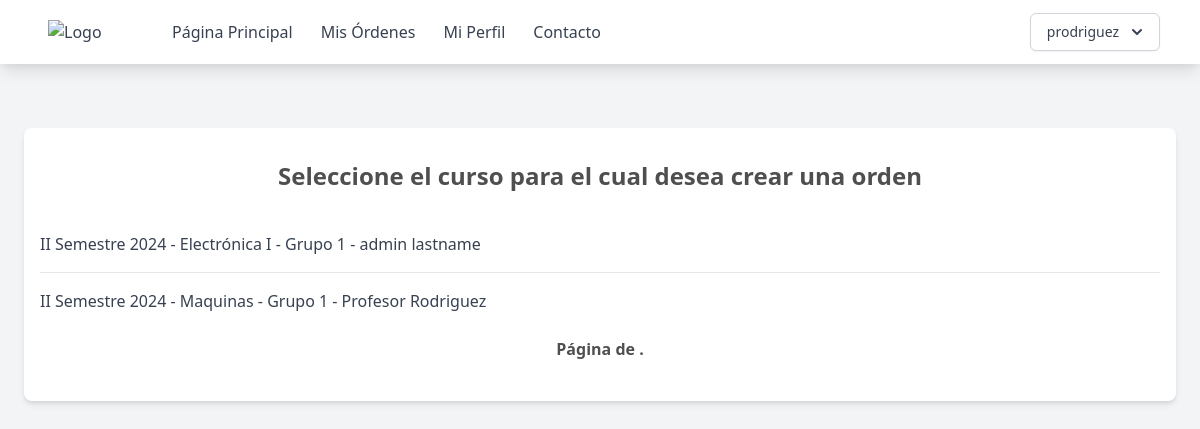
The app's page /orden/grupos (signed in) with its own data.
### supply_room/models.py (models this page shows, shortened)
class Users(AbstractUser):
    name = models.CharField(max_length=200)
    email = models.EmailField(unique=True)
    role = models.CharField(max_length=200, choices=ROLE_CHOICES, default="student")
    student_id = models.CharField(max_length=200, null=True, blank=True)
    username = models.CharField(max_length=50, null=True)
    groups = models.ManyToManyField(
        "ClassGroups", related_name="group_student", blank=True
    )
    orders = models.ManyToManyField("Order", related_name="order_student", blank=True)
    objects = CustomUserManager()
    USERNAME_FIELD = "email"
    REQUIRED_FIELDS = ["name", "role"]

class ClassGroups(models.Model):
    number = models.PositiveIntegerField(verbose_name='Numero de Curso:')
    year = models.PositiveIntegerField(verbose_name='Año', default=2024)
    term = models.CharField(
        max_length=3, choices=TERM_CHOICES, default="I", verbose_name='Semestre'
    )
    professor = models.ForeignKey(
        Users, related_name="group_professor", on_delete=models.PROTECT, verbose_name='Profesor'
    )
    class_id = models.ForeignKey(Class, on_delete=models.PROTECT, verbose_name='Clase')
    student = models.ManyToManyField(
        Users, related_name="group_student", through=Users.groups.through, blank=True, verbose_name='Estudiantes'
    )
    @property
    def semester(self):
        return f"{self.term} Semestre {str(self.year)}"

class Class(models.Model):
    name = models.CharField(max_length=200)
    code = models.CharField(max_length=200)

### supply_room/views.py (the view)
class OrderGroupList(TeacherOrStudentRoleCheck, View):
    def get(self, request, *args, **kwargs):
        return render(
            request,
            "page/crear-orden-grupos.html",
            {"object_list": request.user.groups.order_by("-year", "-term").all()},
        )

### supply_room/utils.py (called while the page is built)
    def test_func(self):
        print(self.request.user.role)
        return self.request.user.role == 'teacher' or self.request.user.role == 'student'

### templates/page/crear-orden-grupos.html (shortened to what this page needs)
{% extends "base.html" %} {% block content %}
<div class="max-w-6xl mx-auto px-4 py-8 bg-white rounded-lg shadow-md mt-16">
    <h2 class="text-2xl font-bold mb-6 text-center">Seleccione el curso para el cual desea crear una orden</h2>
    <ul class="divide-y divide-gray-200">
        {% for object in object_list %}
        <li class="py-4">
            <div class="flex justify-between items-center  ">
                <a href="{% url 'crear-orden' pk=object.id %}" class="text-gray-700">{{ object.semester }} - {{ object.class_id.name }} -  Grupo {{ object.number }} - {{object.professor.name}}</a>
            </div>
        </li>
        {% empty %}
        <li class="py-4 text-center text-gray-500">No objects yet.</li>
        {% endfor %}
    </ul>
    <div class="pagination ">
    <div class="step-links flex w-full justify-between items-center p-2">
        <span class="current font-bold mx-4">
            Página {{ page_obj.number }} de {{ page_obj.paginator.num_pages }}.
        </span>
    </div>
</div>
</div>
{% endblock %}

### templates/base.html (shortened to what this page needs)
{% load static %}
<!DOCTYPE html>
<html lang="en">
  <head>
    <link href="{% static 'output.css' %}" rel="stylesheet" />
    <link href="https://cdn.jsdelivr.net/npm/tailwindcss@2.2.19/dist/tailwind.min.css" rel="stylesheet">
  </head>
  <body class="bg-gray-100 h-full min-h-screen">
    <nav class="bg-white shadow-lg">
      <div class="max-w-6xl mx-auto px-4">
        <div class="flex justify-between">
          <div class="flex space-x-4">
            <div>
              <a href="{% url 'home' %}" class="flex items-center py-5 px-2 text-gray-700">
                <img src="https://eie.ucr.ac.cr/static/img/logos/EIE_v.png" alt="Logo" class="w-20 mr-2">
              </a>
            </div>
            <div class="hidden md:flex items-center space-x-1">
              <a href="{% url 'home' %}" class="py-5 px-3 text-gray-700 hover:text-gray-900">Página Principal</a>
              {% if user.role == 'student' or user.role == 'teacher' %}
              <a href="{% url 'mis-ordenes' %}" class="py-5 px-3 text-gray-700 hover:text-gray-900">Mis Órdenes</a>
              {% endif %}
              <a href="{% url 'perfil' %}" class="py-5 px-3 text-gray-700 hover:text-gray-900">Mi Perfil</a>
              <a href="#" class="py-5 px-3 text-gray-700 hover:text-gray-900">Contacto</a>
            </div>
          </div>
          {% if user.is_authenticated %}
          <div class="hidden md:flex items-center space-x-1">
            <div class="relative inline-block text-left">
              <div>
                <button type="button" class="inline-flex justify-center w-full rounded-md border border-gray-300 shadow-sm px-4 py-2 bg-white text-sm font-medium text-gray-700 hover:bg-gray-50 focus:outline-none" id="menu-button" aria-expanded="true" aria-haspopup="true">
                  {{ user.username }}
                  <svg class="-mr-1 ml-2 h-5 w-5" xmlns="http://www.w3.org/2000/svg" viewBox="0 0 20 20" fill="currentColor" aria-hidden="true">
                    <path fill-rule="evenodd" d="M5.293 7.293a1 1 0 011.414 0L10 10.586l3.293-3.293a1 1 0 111.414 1.414l-4 4a1 1 0 01-1.414 0l-4-4a1 1 0 010-1.414z" clip-rule="evenodd" />
                  </svg>
                </button>
              </div>
            </div>
          </div>
          {% endif %}
        </div>
      </div>
    </nav>
    {% if user.is_authenticated %}
    <div class="pb-12 ">{% block content %} {% endblock %}</div>
    {% else %}
    <p>You are not logged in</p>
    <a href="{% url 'login' %}">Log In</a>
    {% endif %}
  </body>
</html>

### records on screen
Users: username "prodriguez"
ClassGroups: semester "II Semestre 2024", class_id.name "Electrónica I", number "1", professor.name "admin lastname"
ClassGroups: semester "II Semestre 2024", class_id.name "Maquinas", number "1", professor.name "Profesor Rodriguez"
